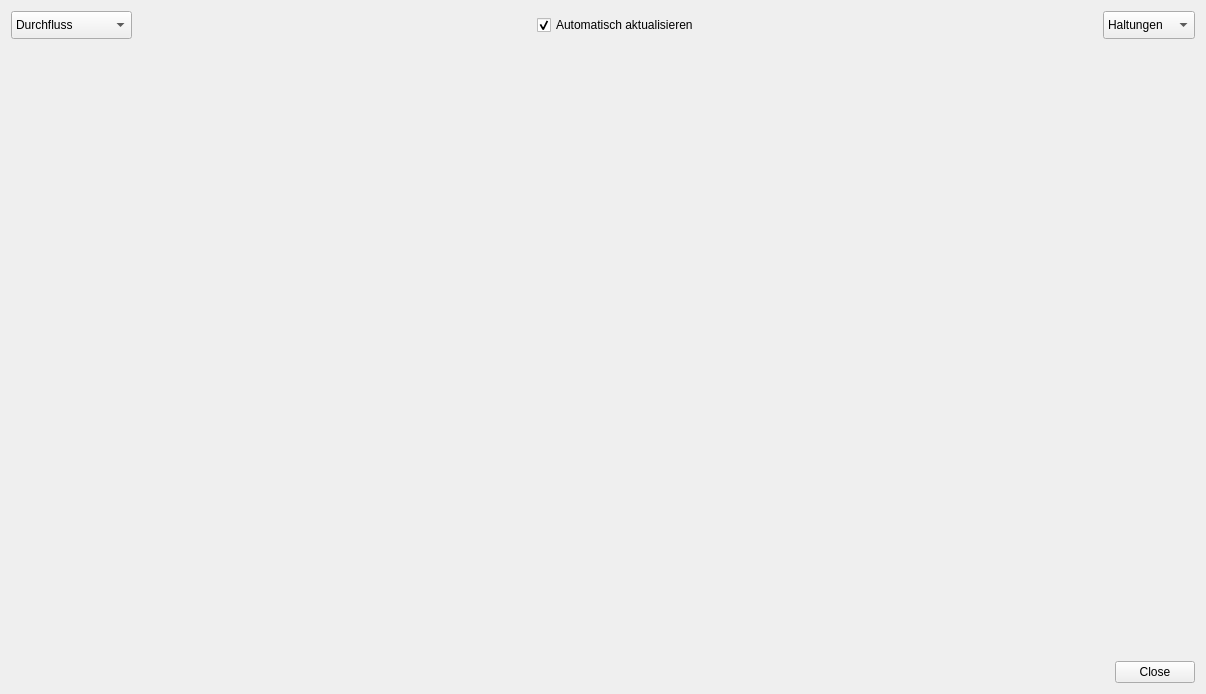
<?xml version="1.0" encoding="UTF-8"?>
<ui version="4.0">
 <class>Form</class>
 <widget class="QWidget" name="Form">
  <property name="windowModality">
   <enum>Qt::NonModal</enum>
  </property>
  <property name="geometry">
   <rect>
    <x>0</x>
    <y>0</y>
    <width>1206</width>
    <height>694</height>
   </rect>
  </property>
  <property name="windowTitle">
   <string>Ganglinien-Tool</string>
  </property>
  <layout class="QGridLayout" name="gridLayout_3">
   <item row="1" column="0">
    <layout class="QGridLayout" name="gridLayout">
     <property name="topMargin">
      <number>0</number>
     </property>
     <item row="0" column="0">
      <layout class="QHBoxLayout" name="horizontalLayout_3">
       <item>
        <layout class="QVBoxLayout" name="verticalLayout_2">
         <property name="leftMargin">
          <number>0</number>
         </property>
        </layout>
       </item>
       <item>
        <spacer name="horizontalSpacer">
         <property name="orientation">
          <enum>Qt::Horizontal</enum>
         </property>
         <property name="sizeHint" stdset="0">
          <size>
           <width>40</width>
           <height>20</height>
          </size>
         </property>
        </spacer>
       </item>
       <item>
        <widget class="QDialogButtonBox" name="buttonBox">
         <property name="sizePolicy">
          <sizepolicy hsizetype="Maximum" vsizetype="Fixed">
           <horstretch>0</horstretch>
           <verstretch>0</verstretch>
          </sizepolicy>
         </property>
         <property name="standardButtons">
          <set>QDialogButtonBox::Close</set>
         </property>
        </widget>
       </item>
      </layout>
     </item>
    </layout>
   </item>
   <item row="0" column="0">
    <layout class="QVBoxLayout" name="verticalLayout">
     <item>
      <layout class="QHBoxLayout" name="horizontalLayout">
       <item>
        <widget class="QComboBox" name="combo_method">
         <property name="minimumSize">
          <size>
           <width>92</width>
           <height>28</height>
          </size>
         </property>
         <item>
          <property name="text">
           <string>Durchfluss</string>
          </property>
         </item>
         <item>
          <property name="text">
           <string>Geschwindigkeit</string>
          </property>
         </item>
         <item>
          <property name="text">
           <string>Auslastung</string>
          </property>
         </item>
         <item>
          <property name="text">
           <string>Wassertiefe</string>
          </property>
         </item>
        </widget>
       </item>
       <item>
        <spacer name="horizontalSpacer_3">
         <property name="orientation">
          <enum>Qt::Horizontal</enum>
         </property>
         <property name="sizeHint" stdset="0">
          <size>
           <width>40</width>
           <height>20</height>
          </size>
         </property>
        </spacer>
       </item>
       <item>
        <widget class="QCheckBox" name="auto_update">
         <property name="enabled">
          <bool>true</bool>
         </property>
         <property name="styleSheet">
          <string notr="true"/>
         </property>
         <property name="text">
          <string>Automatisch aktualisieren</string>
         </property>
         <property name="checked">
          <bool>true</bool>
         </property>
        </widget>
       </item>
       <item>
        <spacer name="horizontalSpacer_2">
         <property name="orientation">
          <enum>Qt::Horizontal</enum>
         </property>
         <property name="sizeHint" stdset="0">
          <size>
           <width>40</width>
           <height>20</height>
          </size>
         </property>
        </spacer>
       </item>
       <item>
        <widget class="QComboBox" name="combo_type">
         <property name="sizePolicy">
          <sizepolicy hsizetype="Preferred" vsizetype="Fixed">
           <horstretch>0</horstretch>
           <verstretch>0</verstretch>
          </sizepolicy>
         </property>
         <property name="minimumSize">
          <size>
           <width>92</width>
           <height>28</height>
          </size>
         </property>
         <property name="layoutDirection">
          <enum>Qt::LeftToRight</enum>
         </property>
         <item>
          <property name="text">
           <string>Haltungen</string>
          </property>
         </item>
         <item>
          <property name="text">
           <string>Schächte</string>
          </property>
         </item>
        </widget>
       </item>
      </layout>
     </item>
     <item>
      <widget class="QStackedWidget" name="stackedWidget">
       <property name="minimumSize">
        <size>
         <width>300</width>
         <height>300</height>
        </size>
       </property>
       <widget class="QWidget" name="page"/>
       <widget class="QWidget" name="page_2"/>
      </widget>
     </item>
    </layout>
   </item>
  </layout>
 </widget>
 <resources/>
 <connections>
  <connection>
   <sender>buttonBox</sender>
   <signal>clicked(QAbstractButton*)</signal>
   <receiver>Form</receiver>
   <slot>close()</slot>
   <hints>
    <hint type="sourcelabel">
     <x>59</x>
     <y>24</y>
    </hint>
    <hint type="destinationlabel">
     <x>602</x>
     <y>346</y>
    </hint>
   </hints>
  </connection>
 </connections>
</ui>
